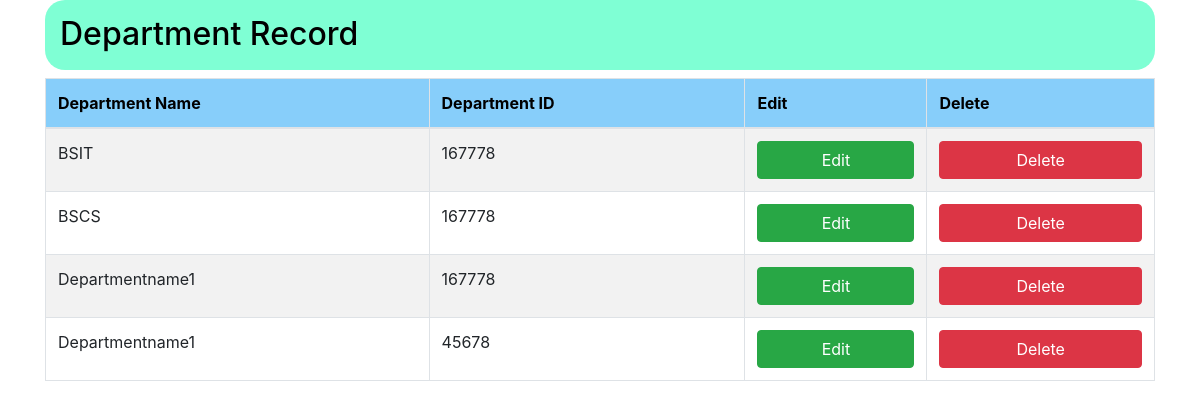
The page /department-view.php on the database its author committed.
### tables this page shows
CREATE TABLE `add_department` (
  `dep_id` int(40) NOT NULL,
  `department_name` varchar(50) NOT NULL,
  `Department_id` varchar(50) NOT NULL
);

### department-view.php (the view, shortened to what this page needs)
<?php
$conn  = mysqli_connect("localhost", "root", "", "invoicemgsys1") or die("connection Failed");
$query = "SELECT * from add_department";
$result = mysqli_query($conn, $query) or die("Query failed");
?>
<!DOCTYPE html>
<html lang="en">
<head>
    <link rel="stylesheet" href="https://cdn.jsdelivr.net/npm/bootstrap@4.6.2/dist/css/bootstrap.min.css">
</head>
<body>
    <div class="container">
        <div class="row">
            <div class="col">
                <h2 class="container" style="height: 70px; border-radius: 20px; padding-top: 15px; padding-left: 15px; background-color: #7FFFD4; color: black;">
                    Department Record
                </h2>
            </div>
        </div>
    </div>
    <div class="container">
        <table class="table table-striped table-bordered">
            <thead>
                <tr>
                    <th scope="col" style="background-color: #87CEFA; color: black;">Department Name</th>
                    <th scope="col" style="background-color: #87CEFA; color: black;">Department ID</th>
                    <th scope="col" style="background-color: #87CEFA; color: black;">Edit</th>
                    <th scope="col" style="background-color: #87CEFA; color: black;">Delete</th>
                </tr>
            </thead>
            <tbody>
                <?php while ($row = mysqli_fetch_assoc($result)) { ?>
                    <tr>
                        <td><?php echo $row['department_name'] ?></td>
                        <td><?php echo $row['Department_id'] ?></td>
                        <td>
                            <a class="btn btn-success d-block" href="department_edit.php?id=<?php echo $row['dep_id'] ?>">Edit</a>
                        </td>
                        <td>
                            <a class="btn btn-danger d-block" href="department_delete.php?id=<?php echo $row['dep_id'] ?>">Delete
                            </a>
                        </td>
                    </tr>
                <?php } ?>
            </tbody>
        </table>
    </div>
</body>
</html>

### rows shown on the page
add_department: department_name "BSIT", Department "167778"
add_department: department_name "BSCS", Department "167778"
add_department: department_name "Departmentname1", Department "167778"
add_department: department_name "Departmentname1", Department "45678"
